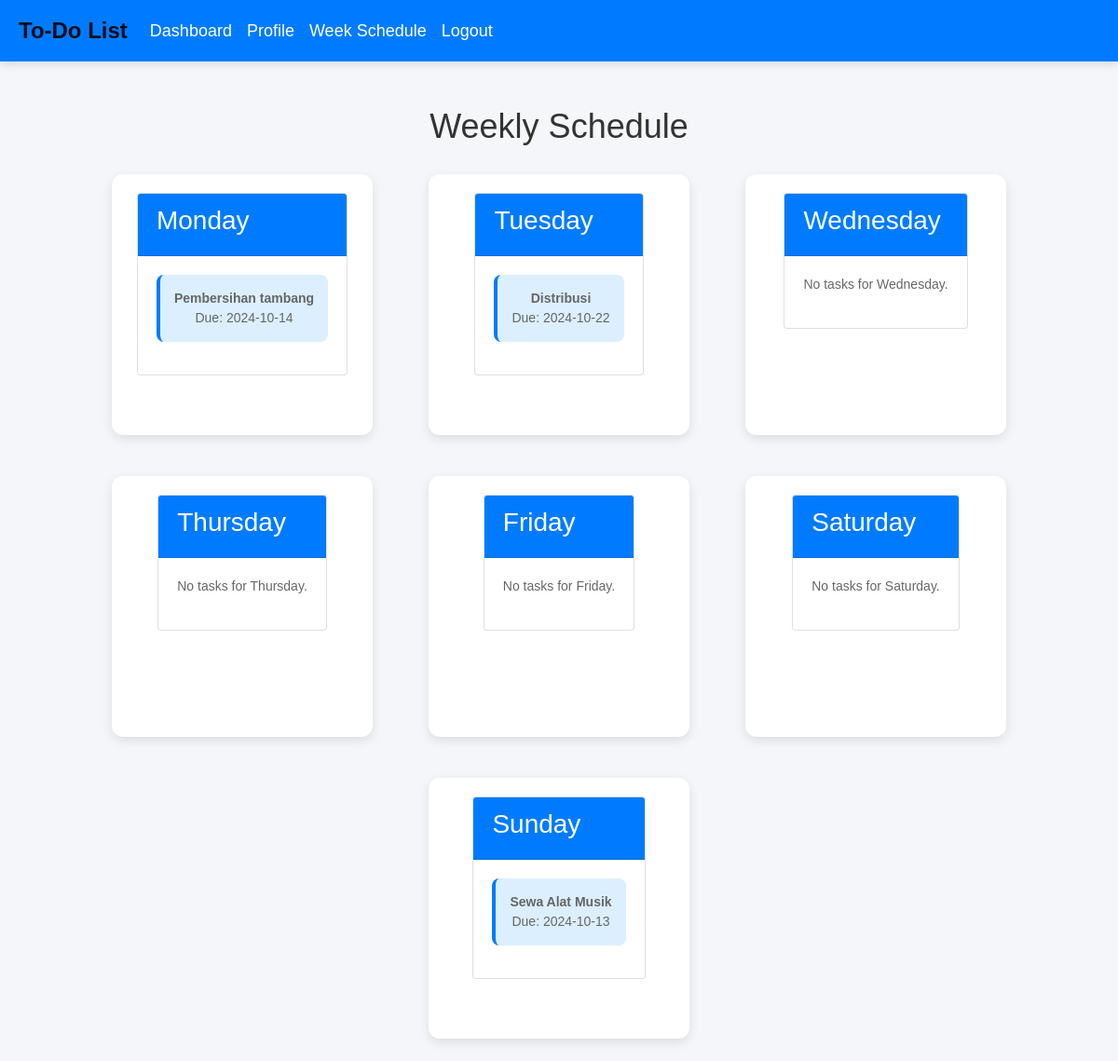
The app's page /week_schedule.php (signed in) with its own data.
### tables this page shows
CREATE TABLE `tasks` (
  `id` int(11) NOT NULL,
  `list_id` int(11) NOT NULL,
  `user_id` int(11) NOT NULL,
  `task_description` varchar(255) NOT NULL,
  `is_completed` tinyint(1) DEFAULT 0,
  `created_at` timestamp NOT NULL DEFAULT current_timestamp(),
  `due_date` date DEFAULT NULL,
  `notes` text DEFAULT NULL
);

### week_schedule.php (the view, shortened to what this page needs)
<?php
include 'db.php';
$user_id = $_SESSION['user_id'];
$stmt = $koneksi->prepare("SELECT * FROM tasks WHERE user_id = ? AND is_completed = 0 ORDER BY FIELD(DAYNAME(due_date), 'Monday', 'Tuesday', 'Wednesday', 'Thursday', 'Friday', 'Saturday', 'Sunday'), due_date");
$stmt->execute([$user_id]);
$weekly_schedule = $stmt->fetchAll(PDO::FETCH_ASSOC);
$days = ['Monday', 'Tuesday', 'Wednesday', 'Thursday', 'Friday', 'Saturday', 'Sunday'];
$schedule_by_day = [];
foreach ($days as $day) {
    $schedule_by_day[$day] = array_filter($weekly_schedule, function ($task) use ($day) {
        return date('l', strtotime($task['due_date'])) === $day;
    });
}
?>
<!DOCTYPE html>
<html lang="en">
<head>
    <link rel="stylesheet" href="https://stackpath.bootstrapcdn.com/bootstrap/4.3.1/css/bootstrap.min.css">
    <link rel="stylesheet" href="stylesweek.css">
</head>
<body>
    <nav class="navbar navbar-expand-lg navbar-light bg-light">
        <a class="navbar-brand" href="#">To-Do List</a>
        <div class="collapse navbar-collapse" id="navbarNav">
            <ul class="navbar-nav mr-auto">
                <li class="nav-item">
                    <a class="nav-link" href="dashboard.php">Dashboard</a>
                </li>
                <li class="nav-item">
                    <a class="nav-link" href="profile.php">Profile</a>
                </li>
                <li class="nav-item">
                    <a class="nav-link" href="week_schedule.php">Week Schedule</a>
                </li>
                <li class="nav-item">
                    <a class="nav-link" href="logout.php">Logout</a>
                </li>
            </ul>
        </div>
    </nav>
    <div class="container mt-5">
        <h1 class="text-center">Weekly Schedule</h1>
        <div class="week-schedule row">
            <?php foreach ($days as $day): ?>
                <div class="day-card col-lg-4 col-md-6 mb-4">
                    <div class="card">
                        <div class="card-header bg-primary text-white">
                            <h3><?= $day ?></h3>
                        </div>
                        <div class="card-body">
                            <div class="tasks">
                                <?php if (!empty($schedule_by_day[$day])): ?>
                                    <?php foreach ($schedule_by_day[$day] as $task): ?>
                                        <div class="task-item" onclick="openTaskModal('<?= htmlspecialchars($task['task_description']) ?>', '<?= date('Y-m-d', strtotime($task['due_date'])) ?>', <?= $task['is_completed'] ?>)">
                                            <p><strong><?= htmlspecialchars($task['task_description']) ?></strong> <br>
                                            Due: <?= htmlspecialchars(date('Y-m-d', strtotime($task['due_date']))) ?></p>
                                        </div>
                                    <?php endforeach; ?>
                                <?php else: ?>
                                    <p>No tasks for <?= $day ?>.</p>
                                <?php endif; ?>
                            </div>
                        </div>
                    </div>
                </div>
            <?php endforeach; ?>
        </div>
    </div>
</body>
</html>

### stylesweek.css (style rules this page uses)
body { font-family: 'Poppins', sans-serif; background-color: #f4f6f9; color: #333; margin: 0; padding: 0; }
.container { max-width: 1000px; margin: 0 auto; }
h1 { color: #333; font-size: 36px; text-align: center; margin-bottom: 30px; }
.week-schedule { display: grid; grid-template-columns: repeat(4, 1fr); gap: 20px; justify-items: center; }
.day-card { background-color: #fff; border-radius: 12px; box-shadow: 0 4px 12px rgba(0, 0, 0, 0.1); padding: 20px; width: 100%; min-width: 200px; max-width: 250px; min-height: 280px; display: flex; flex-direction: column; justify-content: flex-start; align-items: center; }
.task-item { background-color: #dcefff; border-left: 4px solid #007bff; padding: 15px; margin-bottom: 15px; border-radius: 8px; width: 100%; box-sizing: border-box; }
.task-item p { font-size: 16px; color: #333; margin: 0; }
.day-card p { font-size: 14px; color: #666; margin-top: auto; text-align: center; }
.navbar { background-color: #007bff!important; padding: 10px 20px; box-shadow: 0 4px 8px rgba(0, 0, 0, 0.1); z-index: 1000; position: relative; }
.navbar-brand { font-weight: bold; color: white; font-size: 24px; }
.navbar-nav .nav-item .nav-link { color: white; font-size: 18px; }
.week-schedule { display: flex; flex-wrap: wrap; justify-content: space-around; }
.day-card { max-width: 280px; min-width: 220px; }
.day-card .card-header { font-size: 20px; }

### records on screen
tasks: task_description "Pembersihan tambang", due_date "2024-10-14"
tasks: task_description "Distribusi", due_date "2024-10-22"
tasks: task_description "Sewa Alat Musik", due_date "2024-10-13"

### other values on screen
$day "Monday"
$day "Tuesday"
$day "Wednesday"
$day "Thursday"
$day "Friday"
$day "Saturday"
$day "Sunday"
